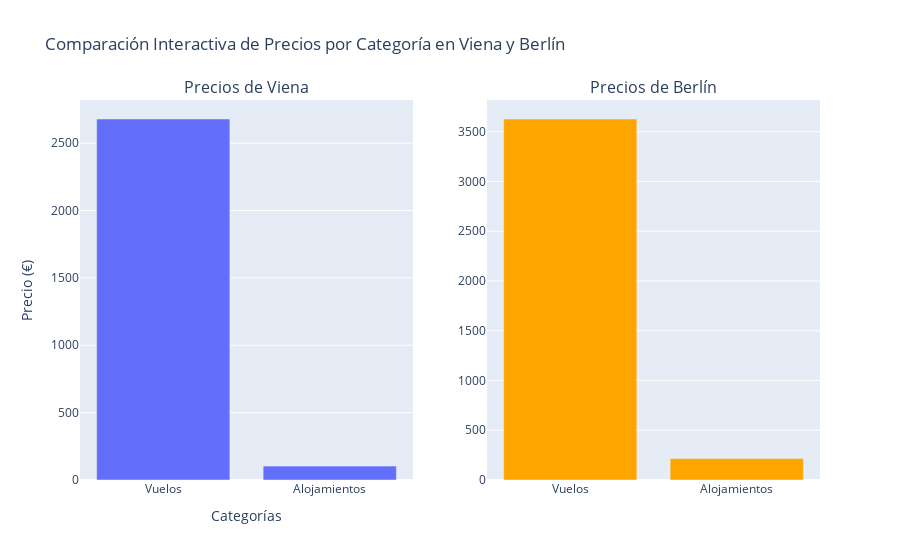

The code cell stored with this chart in its notebook:
### Code cell
productos = ['Viena', 'Berlín']
categorias = ['Vuelos', 'Alojamientos']
precios_vuelos = [2679.7, 3627.2]
precios_alojamientos = [103, 215]


fig = make_subplots(rows=1, cols=2, subplot_titles=("Precios de Viena", "Precios de Berlín"))

fig.add_trace(go.Bar(x=categorias, y=[precios_vuelos[0], precios_alojamientos[0]], name="Viena"), row=1, col=1)

# Datos para Berlín
fig.add_trace(go.Bar(x=categorias, y=[precios_vuelos[1], precios_alojamientos[1]], name="Berlín", marker_color="orange"), row=1, col=2)

fig.update_layout(
    title_text="Comparación Interactiva de Precios por Categoría en Viena y Berlín",
    xaxis_title="Categorías",
    yaxis_title="Precio (€)",
    showlegend=False
)

fig.show()

### Figure 1 — Plotly figure (JSON) as saved in the notebook; plotly's stock layout.template omitted (floating-point values rounded to 4 significant figures)
{"data": [{"name": "Viena", "type": "bar", "x": ["Vuelos", "Alojamientos"], "xaxis": "x", "y": [2680.0, 103], "yaxis": "y"}, {"marker": {"color": "orange"}, "name": "Berlín", "type": "bar", "x": ["Vuelos", "Alojamientos"], "xaxis": "x2", "y": [3627.0, 215], "yaxis": "y2"}], "layout": {"annotations": [{"font": {"size": 16}, "showarrow": false, "text": "Precios de Viena", "x": 0.225, "xanchor": "center", "xref": "paper", "y": 1, "yanchor": "bottom", "yref": "paper"}, {"font": {"size": 16}, "showarrow": false, "text": "Precios de Berlín", "x": 0.775, "xanchor": "center", "xref": "paper", "y": 1, "yanchor": "bottom", "yref": "paper"}], "showlegend": false, "title": {"text": "Comparación Interactiva de Precios por Categoría en Viena y Berlín"}, "xaxis": {"anchor": "y", "domain": [0, 0.45], "title": {"text": "Categorías"}}, "xaxis2": {"anchor": "y2", "domain": [0.55, 1]}, "yaxis": {"anchor": "x", "domain": [0, 1], "title": {"text": "Precio (€)"}}, "yaxis2": {"anchor": "x2", "domain": [0, 1]}}}
